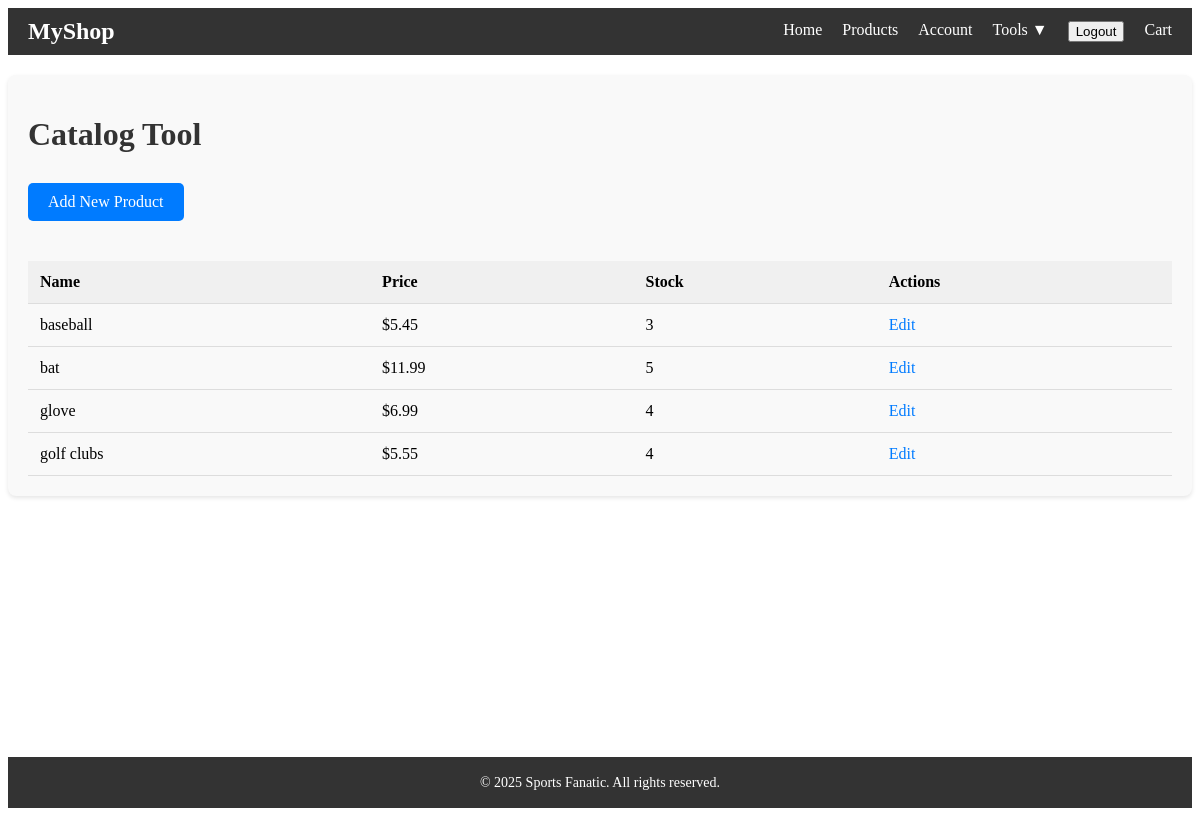
Before: /catalog/ (signed in) with the older database file.
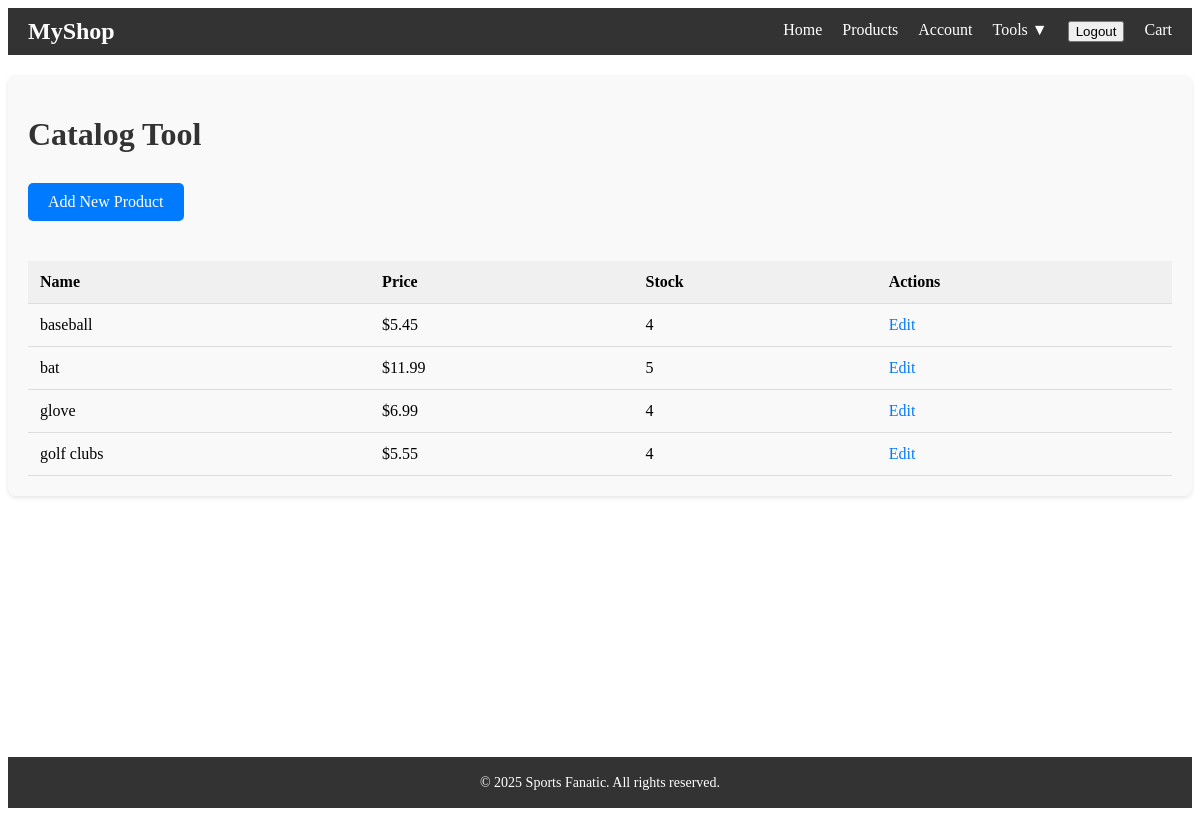
After: the same page with the newer database file.
### store/models.py (models this page shows, shortened)
class Product(models.Model):
    name = models.CharField(max_length=255)
    price = models.DecimalField(max_digits=10, decimal_places=2)
    stock = models.PositiveIntegerField(default=10)
    image = models.ImageField(upload_to='products/', blank=True, null=True)
    description = models.TextField(blank=True)

### store/views.py (the view)
# urls.py: path('catalog/', views.catalog_tool, name='catalog_tool'),
@login_required
def catalog_tool(request):
    products = Product.objects.all()
    return render(request, 'store/catalog_tool.html', {'products': products})

### store/templates/store/catalog_tool.html (shortened to what this page needs)
{% extends 'store/base.html' %}
{% load static %}
{% block styles %}
<link rel="stylesheet" href="{% static 'store/catalog_tool.css' %}">
{% endblock %}
{% block content %}
<div class="catalog-tool-container">
    <h1>Catalog Tool</h1>
    <a href="{% url 'add_product' %}" class="btn">Add New Product</a>
    <table>
        <thead>
            <tr>
                <th>Name</th>
                <th>Price</th>
                <th>Stock</th>
                <th>Actions</th>
            </tr>
        </thead>
        <tbody>
            {% for product in products %}
            <tr>
                <td>{{ product.name }}</td>
                <td>${{ product.price }}</td>
                <td>{{ product.stock }}</td>
                <td>
                    <a href="{% url 'edit_product' product.id %}">Edit</a>
                </td>
            </tr>
            {% endfor %}
        </tbody>
    </table>
</div>
{% endblock %}

Changed rows visible on the page:
changed Product "baseball": stock "3" → "4"
